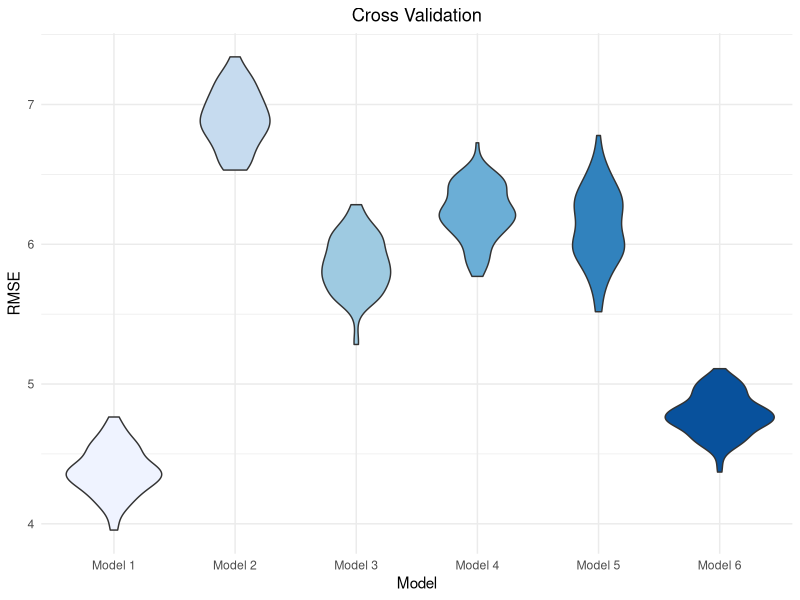

This figure's R source:
## ---- chunk 1
library(tidyverse)
library(modelr)
library(mgcv)

knitr::opts_chunk$set(
  echo = TRUE,
  fig.asp = .6,
  fig.width = 6,
  fig.height = 4,
  out.height = 400,
  dpi = 800,
  out.width = "90%"
)

theme_set(theme_minimal())

options(
  ggplot2.continuous.colour = "viridis",
  ggplot2.continuous.fill = "viridis"
)

scale_colour_discrete = scale_colour_viridis_d
scale_fill_discrete = scale_fill_viridis_d
## ---- chunk 2
le_df = 
  read_csv("./data/Complete_Data.CSV") %>% 
  rename("HDI" = "incomecompositionofresources", "percent_exp" = "percentageexpenditure", "total_exp" = "totalexpenditure", "le" = "lifeexpectancy", "adult_mort" = "adult_mortality", "thin_1_19" = "thinness1_19years", "thin_5_9" = "thinness5_9years", "under_five" = "under_fivedeaths")
## ---- chunk 3
mod_1 = lm(le ~ adult_mort + bmi + polio + diphtheria + hiv_aids + thin_5_9 + HDI, data = le_df)

mod_2 = lm(le ~ status + bmi + population + thin_1_19 + thin_5_9 + status * bmi + status * thin_1_19 + status * thin_5_9, data = le_df)
             
mod_3 = lm(le ~ status + polio + total_exp + diphtheria + gdp + schooling + total_exp * gdp, data = le_df)

mod_4 = lm(le ~ polio + total_exp + diphtheria + hiv_aids + thin_1_19, data = le_df)

mod_5 = lm(le ~ adult_mort + bmi, data = le_df)

mod_6 = lm(le ~ year + adult_mort + infantdeaths + percent_exp + bmi + under_five + polio + diphtheria + hiv_aids + gdp + thin_5_9, data = le_df)
## ---- chunk 4
set.seed(2)

cv_df = 
  crossv_mc(le_df,100) %>% 
  mutate(
    train = map(train, as_tibble),
    test = map(test, as_tibble)
  ) %>% 
  mutate(
    mod_1 = map(train, ~lm(formula = formula(mod_1), data = .x)),
    mod_2 = map(train, ~lm(formula = formula(mod_2), data = .x)),
    mod_3 = map(train, ~lm(formula = formula(mod_3), data = .x)),
    mod_4 = map(train, ~lm(formula = formula(mod_4), data = .x)),
    mod_5 = map(train, ~lm(formula = formula(mod_5), data = .x)),
    mod_6 = map(train, ~lm(formula = formula(mod_6), data = .x))
    ) %>% 
  mutate(
    rmse_1 = map2_dbl(mod_1, test, ~rmse(model = .x, data = .y)),
    rmse_2 = map2_dbl(mod_2, test, ~rmse(model = .x, data = .y)),
    rmse_3 = map2_dbl(mod_3, test, ~rmse(model = .x, data = .y)),
    rmse_4 = map2_dbl(mod_4, test, ~rmse(model = .x, data = .y)),
    rmse_5 = map2_dbl(mod_5, test, ~rmse(model = .x, data = .y)),
    rmse_6 = map2_dbl(mod_6, test, ~rmse(model = .x, data = .y))
    )
## ---- chunk 5
cv_df %>% 
  pivot_longer(
    rmse_1:rmse_6,
    names_to = "model", 
    values_to = "rmse",
    names_prefix = "rmse_") %>% 
  mutate(model = fct_inorder(model),
         model = fct_recode(model, "Model 1" = "1",
                                   "Model 2" = "2",
                                   "Model 3" = "3",
                                   "Model 4" = "4",
                                   "Model 5" = "5",
                                   "Model 6" = "6")
         ) %>% 
  ggplot(aes(x = model, y = rmse, fill = model)) + 
  geom_violin() + 
  labs(x = "Model",
       y = "RMSE", 
       title = "Cross Validation") +
  scale_fill_brewer(type = 'seq', palette = 'Blues') +
  theme(legend.position = 'none',
        plot.title = element_text(hjust = 0.5))
